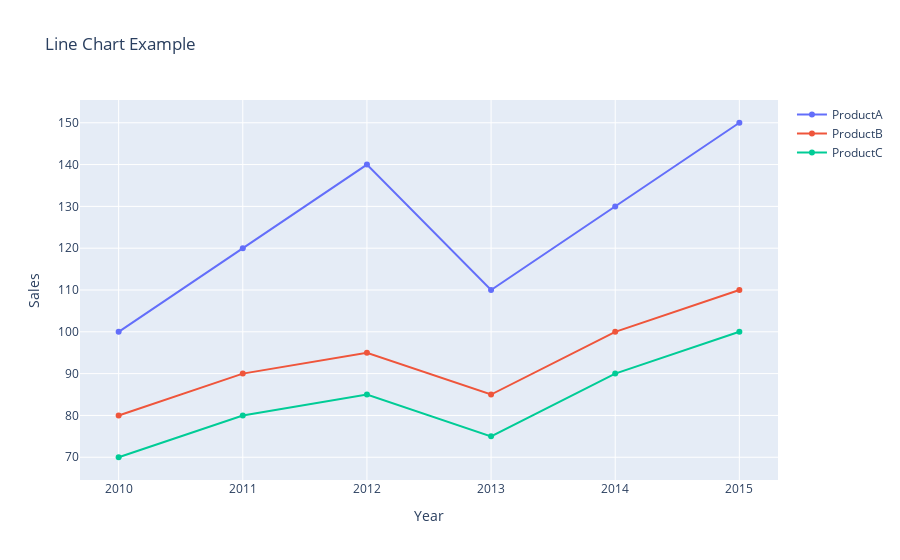

Source (notebook cell):
### Code cell
# Example DataFrame
data = {
    'Year': [2010, 2011, 2012, 2013, 2014, 2015],
    'ProductA': [100, 120, 140, 110, 130, 150],
    'ProductB': [80, 90, 95, 85, 100, 110],
    'ProductC': [70, 80, 85, 75, 90, 100]
}

df = pd.DataFrame(data)

# Using the function to create a line chart with multiple lines
plot_line_chart(dataframe=df, x_column='Year', y_columns=['ProductA', 'ProductB', 'ProductC'],
                title='Line Chart Example', xlabel='Year', ylabel='Sales')

### Figure 1 — Plotly figure (JSON) as saved in the notebook; plotly's stock layout.template omitted (floating-point values rounded to 4 significant figures)
{"data": [{"mode": "lines+markers", "name": "ProductA", "type": "scatter", "x": [2010, 2011, 2012, 2013, 2014, 2015], "y": [100, 120, 140, 110, 130, 150]}, {"mode": "lines+markers", "name": "ProductB", "type": "scatter", "x": [2010, 2011, 2012, 2013, 2014, 2015], "y": [80, 90, 95, 85, 100, 110]}, {"mode": "lines+markers", "name": "ProductC", "type": "scatter", "x": [2010, 2011, 2012, 2013, 2014, 2015], "y": [70, 80, 85, 75, 90, 100]}], "layout": {"title": {"text": "Line Chart Example"}, "xaxis": {"title": {"text": "Year"}}, "yaxis": {"title": {"text": "Sales"}}}}
